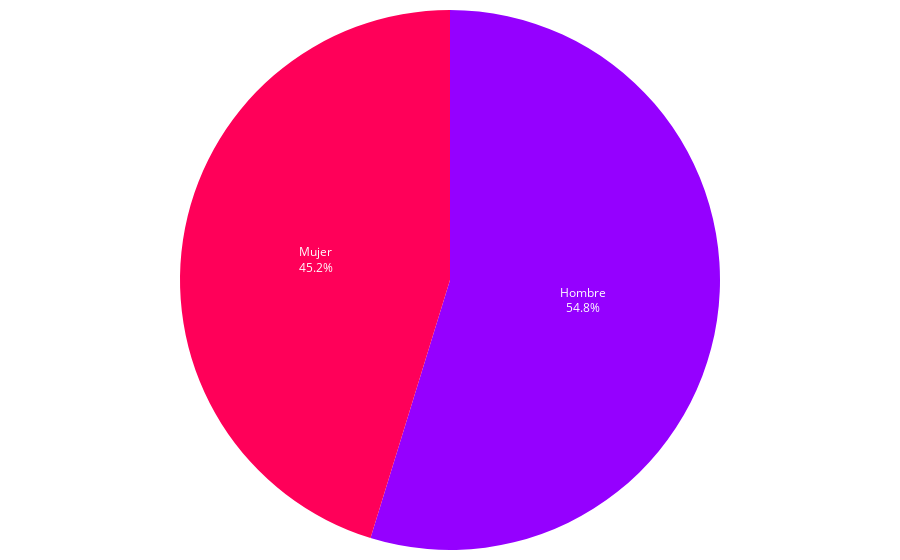

Notebook cell for this chart:
### Code cell
# Calcular el total de registros
sex = conteo_total_df['sexo']
conteo_totall = conteo_total_df['conteo_total']
total_registros = conteo_totall.sum()
print("Total de registros: ", total_registros)

# Calcular el porcentaje que representa cada número de baños único del total
porcentajes = (conteo_totall / total_registros) * 100

# Crear el gráfico de pastel
colores_personalizados = ['#9500ff', '#FF0059'] 
fig = go.Figure(data=[go.Pie(
    labels=sex, 
    values=porcentajes, 
    sort=False,
    marker=dict(colors=colores_personalizados),
    textinfo='label+percent',  # Muestra la etiqueta y el porcentaje
    textposition='inside'      # Coloca las etiquetas fuera del gráfico
)])

fig.update_layout(
    margin=dict(l=10, r=10, t=10, b=10),  # Ajusta los márgenes (izquierda, derecha, arriba, abajo)
    showlegend=False  # Oculta la leyenda
)

# Exportar gráfica como archivo HTML
def guardar_grafico_como_html(fig, nombre_archivo, carpeta='assets/graficas'):
    # Crear la carpeta si no existe
    if not os.path.exists(carpeta):
        os.makedirs(carpeta)
    config = {
        'displaylogo': False,  # Ocultar el logo de Plotly
        'modeBarButtonsToRemove': [
            'toImage',       # Botón para guardar como imagen
            'select2d',      # Box select
            'lasso2d',       # Lasso select
            'resetScale2d',  # Reset Axes
        ]
    }
    # Gráfica como archivo HTML en la carpeta especificada
    pio.write_html(fig, f'{carpeta}/{nombre_archivo}.html', config=config)

# Exportar
guardar_grafico_como_html(fig, 'g_pie_creditos_genero', carpeta='assets/graficas')

fig.show()

### Figure 1 — Plotly figure (JSON) as saved in the notebook; plotly's stock layout.template omitted (floating-point values rounded to 4 significant figures)
{"data": [{"labels": ["Hombre", "Mujer"], "marker": {"colors": ["#9500ff", "#FF0059"]}, "sort": false, "textinfo": "label+percent", "textposition": "inside", "type": "pie", "values": [54.76, 45.24]}], "layout": {"margin": {"b": 10, "l": 10, "r": 10, "t": 10}, "showlegend": false}}
